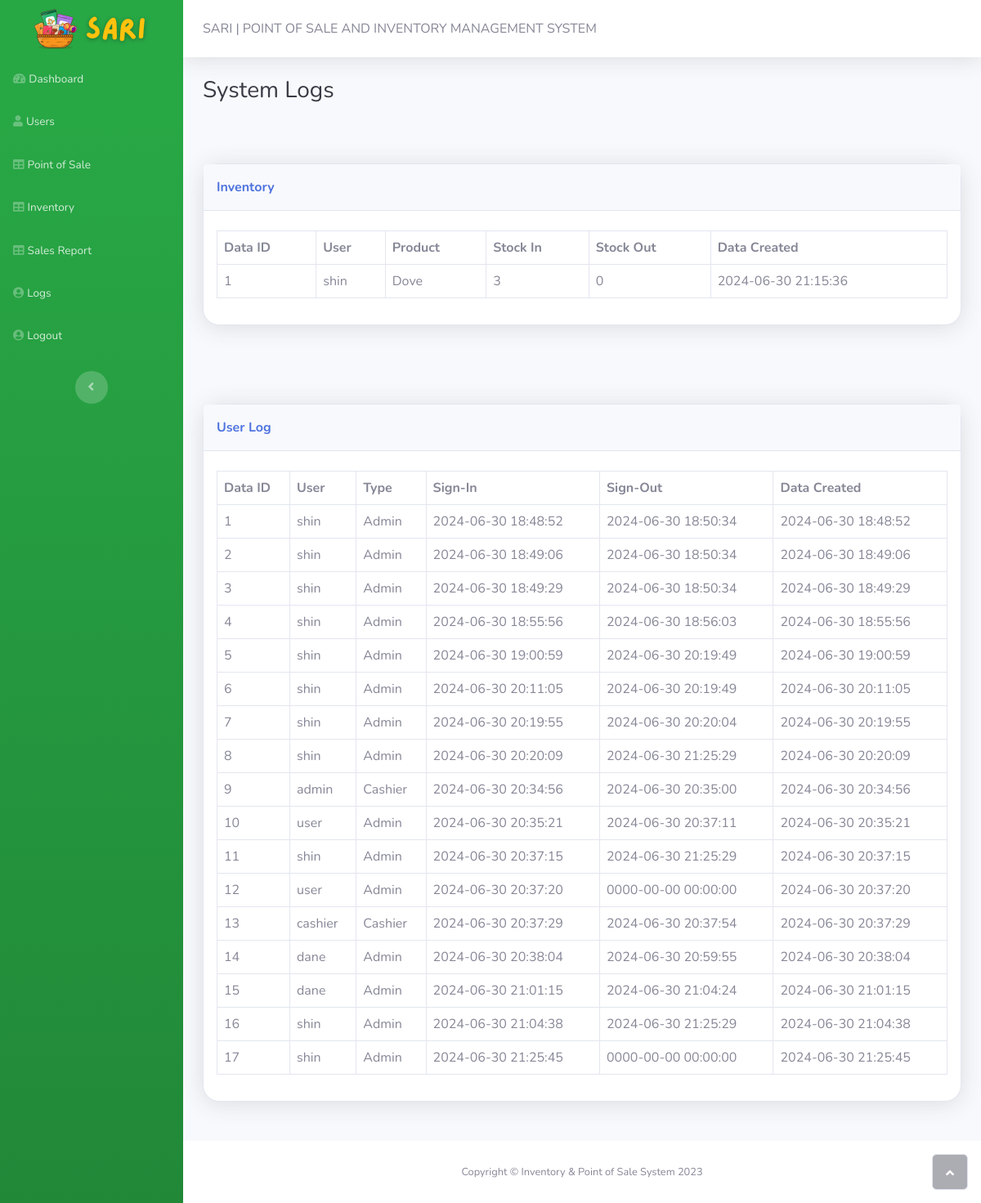
The page /logs.php (signed in) on the database its author committed.
### tables this page shows
CREATE TABLE `inventory` (
  `id` int(11) NOT NULL,
  `user_id` int(11) NOT NULL,
  `product_code` int(11) NOT NULL,
  `stock_in` int(11) NOT NULL,
  `stock_out` int(11) NOT NULL,
  `created` datetime NOT NULL DEFAULT current_timestamp()
);

CREATE TABLE `users` (
  `id` int(11) NOT NULL,
  `username` varchar(255) NOT NULL,
  `password` varchar(255) NOT NULL,
  `level` int(11) NOT NULL,
  `created` datetime NOT NULL DEFAULT current_timestamp()
);

CREATE TABLE `products` (
  `id` int(11) NOT NULL,
  `product_name` varchar(255) NOT NULL,
  `size` int(11) NOT NULL,
  `qty` int(11) NOT NULL,
  `price` int(11) NOT NULL,
  `created` datetime NOT NULL DEFAULT current_timestamp()
);

### functions/user-logs.php (the view)
<?php
$db = new PDO('mysql:host=localhost;dbname=db_hash', 'root', '');
$sql = 'SELECT * FROM user_logs';
$stmt = $db->prepare($sql);
$stmt->execute();
$results = $stmt->fetchAll();
foreach ($results as $row) {
?>
    <tr>
        <td><?php echo $row['id']; ?></td>
        <td><?php echo $row['username']; ?></td>
        <td><?php echo $row['type']; ?></td>
        <td><?php echo $row['sign_in']; ?></td>
        <td><?php echo $row['sign_out']; ?></td>
        <td><?php echo $row['created']; ?></td>
    </tr>
<?php
}
?>

### functions/inventory-logs.php
<?php
$db = new PDO('mysql:host=localhost;dbname=db_hash', 'root', '');
$sql = 'SELECT * FROM inventory';
$stmt = $db->prepare($sql);
$stmt->execute();
$results = $stmt->fetchAll();
foreach ($results as $row) {
?>
    <tr>
        <td><?php echo $row['id']; ?></td>
        <?php
        get_username($row['user_id']);
        get_product_name($row['product_code']);
        ?>
        <td><?php echo $row['stock_in']; ?></td>
        <td><?php echo $row['stock_out']; ?></td>
        <td><?php echo $row['created']; ?></td>
    </tr>
<?php
}
function get_username($user_id){
    $db = new PDO('mysql:host=localhost;dbname=db_hash', 'root', '');
    $sql = 'SELECT * FROM users WHERE id = :id';
    $stmt = $db->prepare($sql);
    $stmt->bindParam(':id', $user_id);
    $stmt->execute();
    $results = $stmt->fetchAll();
    foreach ($results as $row) {
        ?>
        <td><?php echo $row['username']; ?></td>
        <?php
    }
}
function get_product_name($product_id){
    $db = new PDO('mysql:host=localhost;dbname=db_hash', 'root', '');
    $sql = 'SELECT * FROM products WHERE id = :id';
    $stmt = $db->prepare($sql);
    $stmt->bindParam(':id', $product_id);
    $stmt->execute();
    $results = $stmt->fetchAll();
    foreach ($results as $row) {
        ?>
        <td><?php echo $row['product_name']; ?></td>
        <?php
    }
}

### rows shown on the page
inventory: id "1", stock_in "3", stock_out "0", created "2024-06-30 21:15:36"
users: username "shin"
products: product_name "Dove"

### other values the page prints
$row['id'] "1"
$row['username'] "shin"
$row['type'] "Admin"
$row['sign_in'] "2024-06-30 18:48:52"
$row['sign_out'] "2024-06-30 18:50:34"
$row['created'] "2024-06-30 18:48:52"
$row['id'] "2"
$row['sign_in'] "2024-06-30 18:49:06"
$row['created'] "2024-06-30 18:49:06"
$row['id'] "3"
$row['sign_in'] "2024-06-30 18:49:29"
$row['created'] "2024-06-30 18:49:29"
$row['id'] "4"
$row['sign_in'] "2024-06-30 18:55:56"
$row['sign_out'] "2024-06-30 18:56:03"
